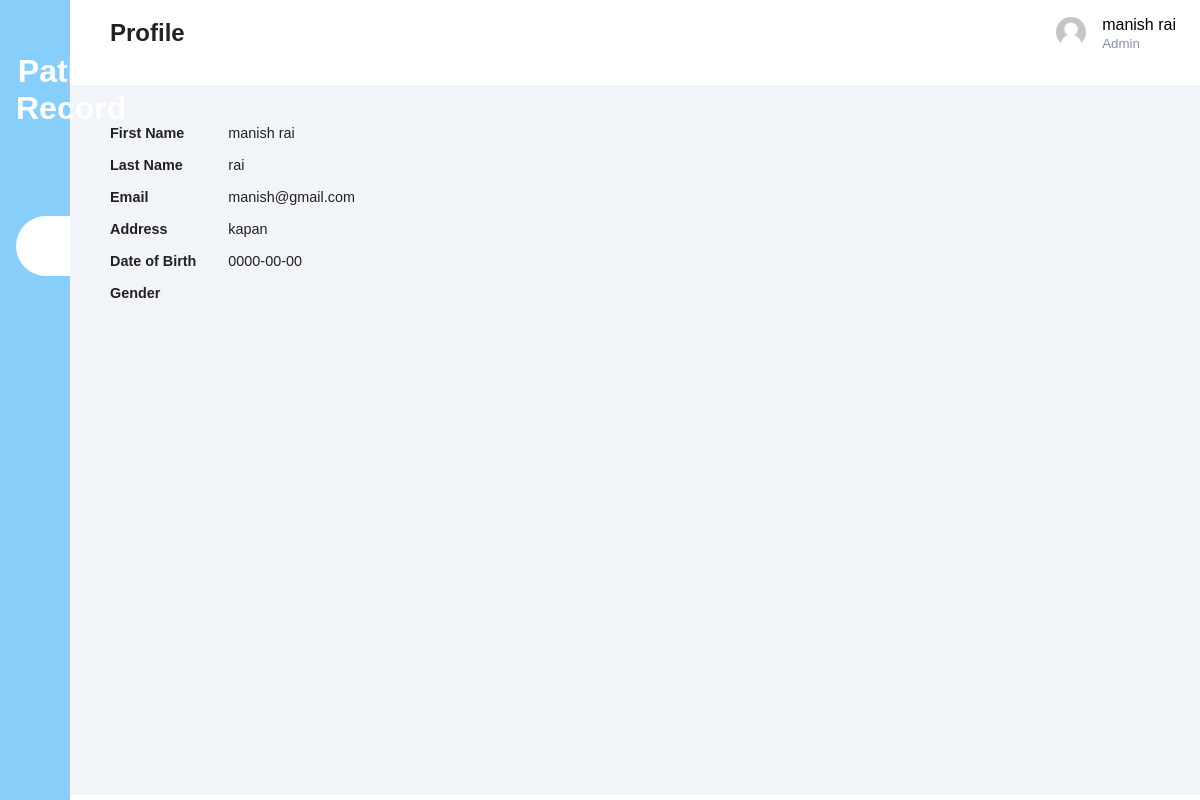
The app's page /adminprofile.php (signed in) with its own data.
### tables this page shows
CREATE TABLE `user_form` (
  `id` int(255) NOT NULL,
  `fname` varchar(255) NOT NULL,
  `lname` varchar(255) NOT NULL,
  `email` varchar(255) NOT NULL,
  `password` varchar(255) NOT NULL,
  `address` varchar(255) NOT NULL,
  `gender` enum('m','f','o') NOT NULL,
  `dob` date NOT NULL,
  `user_type` varchar(255) NOT NULL DEFAULT 'admin'
);

### adminprofile.php (the view, shortened to what this page needs)
<?php
@include 'config.php';
?>
<!DOCTYPE html>
<html>
    <head>
        <link rel="stylesheet" href="https://maxst.icons8.com/vue-static/landings/line-awesome/line-awesome/1.3.0/css/line-awesome.min.css">
        <link rel= "stylesheet" href="dash.css">
    </head>
    <body>
        <div class="sidebar">
            <div class="sidebar-brand">
                <h1><span class="las la-h-square"></span> <span>Patient Record</span></h1>
            </div>
            <div class="sidebar-menu">
                <ul>
                    <li>
                        <a href="admindash.php" ><span class="las la-igloo"></span><span>Dashboard</span></a>
                    </li>
                    <li>
                        <a href="addpat.php" ><span class="las la-users"></span><span>Add Patients</span></a>
                    </li>
                    <li>
                        <a href="adminprofile.php" class="active"><span class="las la-user-circle"></span><span>Admin Profile</span></a>
                    </li>
                    <li>
                        <a href="logout.php"><span class="las la-sign-out-alt"></span><span>Logout</span></a>
                    </li>
                </ul>
            </div>
        </div>
        <div class="main-content">
            <header>
               <h2>
                    <label for="nav-toggle">
                        <span class="las la-bars"></span>
                    </label>
                    Profile
                </h2>
                <div class="user-wrapper">
                <a href="adminprofile.php"> <img src="user.jpg" width="30px" height="30ox" alt=""></a>
                    <div>
                    <?php
                        $email=$_SESSION['admin_name'];
                        $res=mysqli_query($conn,"select * from user_form where id= $email");
                        while($row=mysqli_fetch_array($res)){
                        echo $row["fname"];
                        }
                        ?><br>
                        <small>Admin</small>
                    </div>
                </div>
            </header>
    <main>
               <?php
                               $email=$_SESSION['admin_name'];
                               $res=mysqli_query($conn,"select * from user_form where id= $email");
                               while($row=mysqli_fetch_array($res)){
                                   echo"<table>";
                                   echo"<tr>";
                                   echo "<td>"; echo "<b>First Name</b>"; echo"</td>";
                                   echo "<td>"; echo $row["fname"]; echo"</td>" ;
                                   echo"</tr>";
                                   echo"<tr>";
                                   echo "<td>"; echo "<b>Last Name</b>"; echo"</td>";
                                   echo "<td>"; echo $row["lname"]; echo"</td>";
                                   echo"</tr>";
                                   echo"<tr>";
                                   echo "<td>"; echo "<b>Email</b>"; echo"</td>";
                                   echo "<td>"; echo $row["email"]; echo"</td>";
                                   echo"</tr>";
                                   echo"<tr>";
                                   echo "<td>"; echo "<b>Address</b>"; echo"</td>";
                                   echo "<td>"; echo $row["address"]; echo"</td>";
                                   echo"</tr>";
                                   echo"<tr>";
                                   echo "<td>"; echo "<b>Date of Birth</b>"; echo"</td>";
                                   echo "<td>"; echo $row["dob"]; echo"</td>";
                                   echo"</tr>";
                                   echo"<tr>";
                                   echo "<td>"; echo "<b>Gender</b>"; echo"</td>";
                                   echo "<td>"; echo $row["gender"]; echo"</td>";
                                   echo"</tr>";
                                   echo"</table>";
                               }
                           ?>
    </body>
</html>

### dash.css (style rules this page uses)
:root { --main-color: #DD2F6E; --color-dark: #1D2231; --text-grey: #8390A2; }
* { padding: 0; margin: 0; box-sizing: border-box; list-style-type: none; text-decoration: none; font-family: 'Quicksand', sans-serif; }
.sidebar { width: 345px; position: fixed; left: 0; top: 0; height: 100%; background-color: lightskyblue; z-index: 100; transition: width 300ms; }
.sidebar-brand { height: 90px; padding: 1rem 0rem 1rem 2rem; color: #fff; }
.sidebar-brand span { display: inline-block; padding-right: 1rem; color: white; }
.sidebar-menu { margin-top: 1rem; }
.sidebar-menu li { width: 100%; margin-bottom: 1.7rem; padding-left: 1rem; color: #fff; }
.sidebar-menu a { padding-left: 1rem; display: block; color: #fff; font-size: 1.1rem; }
.sidebar-menu a.active { background: #fff; padding-top: 1rem; padding-bottom: 1rem; color: red; border-radius: 30px 0px 0px 30px; }
.sidebar-menu a span { font-size: 1.5rem; padding-right: 1rem; }
.main-content { transition: margin-left 300ms; margin-left: 345px; }
header { background: #fff; display: flex; justify-content: space-between; padding: 1rem 1.5rem; box-shadow: 2px 2px 5px rgba(0,0,0,0,2); position: fixed; left: 345px; width: calc(100% - 345px); top: 0; z-index: 100; transition: left 300ms; }
header h2 { color: #222; }
header label span { font-size: 1.7rem; padding-right: 1rem; }
.user-wrapper { display: flex; align-items: center; }
.user-wrapper img { border-radius: 50%; margin-right: 1rem; }
.user-wrapper small { display: inline-block; color: var(--text-grey); }
main { margin-top: 85px; padding: 2rem 1.5rem; background: #f1f5f9; min-height: calc(100vh - 90px); }
table { border-collapse: collapse; }
td { padding: .5rem 1rem; font-size: .9rem; color: #222; }
tr td:last-child { display: flex; align-items: center; }
@media only screen and (max-width: 1200px) { .sidebar { width: 70px; } }
@media only screen and (max-width: 1200px) { .sidebar .sidebar-brand, .sidebar li { padding-left: 1rem; text-align: center; } }
@media only screen and (max-width: 1200px) { .sidebar li a { padding-left: 0rem; } }
@media only screen and (max-width: 1200px) { .main-content { margin-left: 70px; } }
@media only screen and (max-width: 1200px) { .main-content header { width: calc(100% - 70px); left: 70px; } }

### records on screen
user_form: fname "manish rai", lname "rai", email "manish@gmail.com", address "kapan", dob "0000-00-00"
